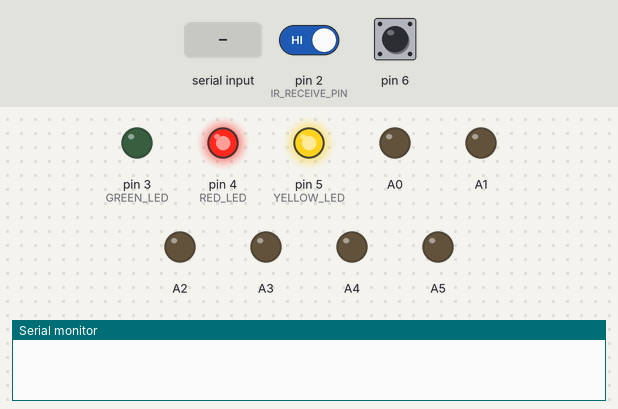
Simulated run of this sketch. Board: Arduino Uno, built with avr-gcc and run on an emulated ATmega328P. On the bench: output pins drawn as LEDs (lit = HIGH), the last lines printed to the serial monitor. The test bench sets the inputs (shaded band); at power-on: pin 6 HIGH, pin 2 (IR_RECEIVE_PIN) HIGH.

Above: at 1.2 s.
1.3 s: "1\n" received over Serial
At 2.1 s:
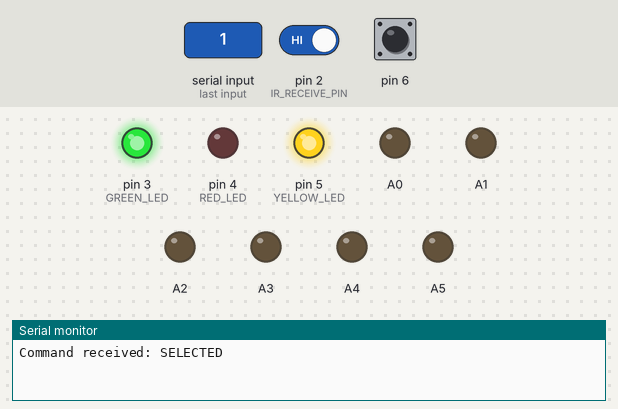
3.8 s: pin 6 pulled LOW for 0.15 s
At 5.1 s:
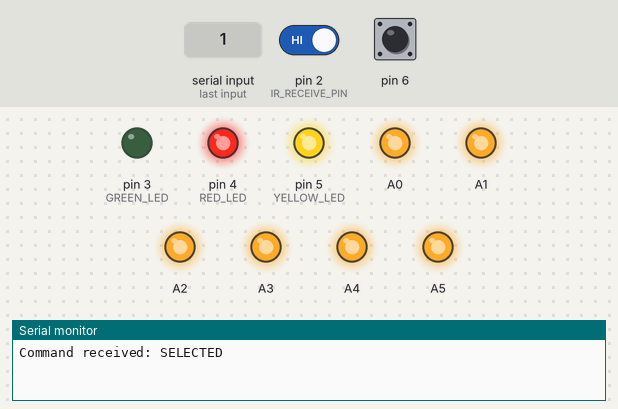
5.4 s: "0\n" received over Serial
At 5.8 s:
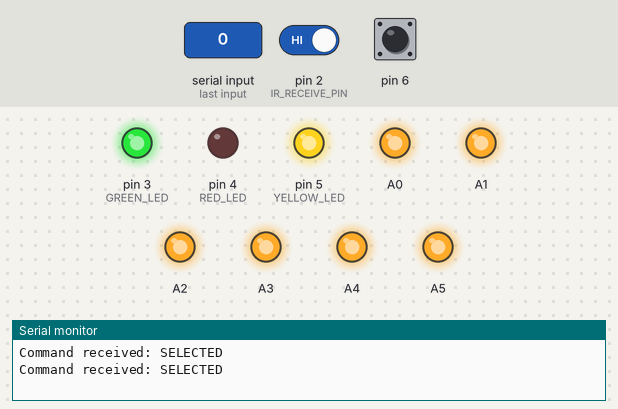
10.2 s: pin 6 pulled LOW for 3.2 s
At 10.6 s:
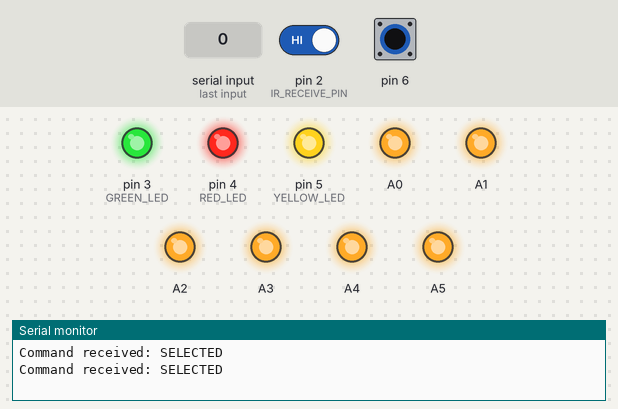
14.9 s: pin 6 pulled LOW for 1 s
At 17.3 s:
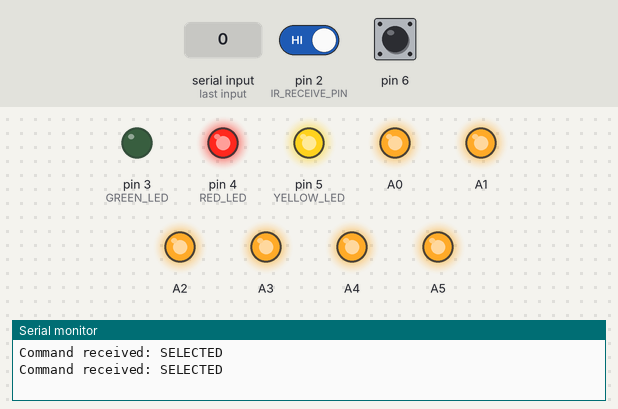
Timing chart, 0 to 18.8 s (numbered marks = the images above; inputs shaded):
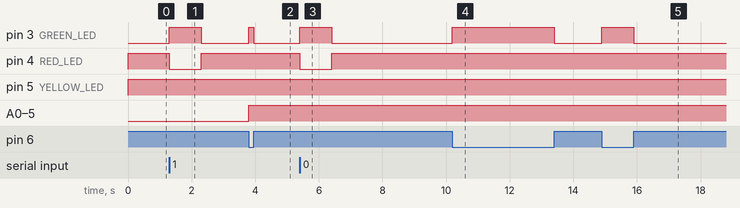

The sketch:

device.ino
```cpp
const int IR_RECEIVE_PIN = 2;
unsigned long detectionStartTime = 0;

void setup() {
  // put your setup code here, to run once:
  Serial.begin(115200);
  pinMode(A0, OUTPUT);

  // IR detector
  pinMode(IR_RECEIVE_PIN, INPUT);

  // LEDs
  pinMode(3, OUTPUT); // GREEN LED
  pinMode(4, OUTPUT); // RED LED
  pinMode(5, OUTPUT); // YELLOW LED

  // switch
  pinMode(6, INPUT_PULLUP);

  // ID input
  pinMode(7, INPUT_PULLUP);
  pinMode(8, INPUT_PULLUP);
  pinMode(9, INPUT_PULLUP);
  pinMode(10, INPUT_PULLUP);
  pinMode(11, INPUT_PULLUP);
  pinMode(12, INPUT_PULLUP);

  // serial timeout stuff (max waiting time)
  #define WAITING_TIMEOUT 1000
  Serial.setTimeout(WAITING_TIMEOUT);

}

uint8_t sAddress = 0x02;
uint8_t sCommand = 0x10;
uint8_t sRepeats = 1;

#define RED 3
#define YELLOW 4
#define GREEN 5
#define LED_NONE -1

void cond_on(const uint8_t target, const uint8_t checked) {
  if (target == checked)
    digitalWrite(checked, LOW);
  else
    digitalWrite(checked, HIGH);
}

void select_led(const uint8_t pin) {
  cond_on(pin, RED);
  cond_on(pin, YELLOW);
  cond_on(pin, GREEN);
}

void based_led(const uint8_t pin, bool cond) {
  if (cond)
    digitalWrite(pin, LOW);
  else
    digitalWrite(pin, HIGH);
}


uint8_t read_id() {
  uint8_t cum = 0;
  #define BIT_READ(pin, pwr) (cum |= !digitalRead(pin) << pwr)
  BIT_READ(12, 0);
  BIT_READ(11, 1);
  BIT_READ(10, 2);
  BIT_READ(9, 3);
  BIT_READ(8, 4);
  BIT_READ(7, 5);

  return cum;

  // 7 8 9 10 11 12
}

bool is_on() {
  return digitalRead(6);
}

void cond_aon(const uint8_t target, const uint8_t checked) {
  if (target == checked)
    analogWrite(checked, 0);
  else
    analogWrite(checked, 255);
}

uint8_t step2pin(int step) {
  switch (step) {
    case 0: return A0;
    case 1: return A1;
    case 2: return A2;
    case 3: return A5;
    case 4: return A4;
    default: return A3;
  }
}


#define NUM_LEDS 6
#define CYCLE_T 800
#define BLINK_N 0  // i turned this off for now
#define BLINK_PERIOD 500
#define STEP_DELAY (CYCLE_T/NUM_LEDS)

void matrix_spinner(bool state) {
  long now = millis() % CYCLE_T;
  int step = now / STEP_DELAY;
  int target = step2pin(step);

  // signal state between spins
  bool should_signal_state = ((millis() + 1234) % BLINK_PERIOD) < BLINK_N;
  if (should_signal_state) {
    if (state) matrix_off(); else matrix_on();
    return;
  }

  cond_aon(target, A0);
  cond_aon(target, A1);
  cond_aon(target, A2);
  cond_aon(target, A3);
  cond_aon(target, A4);
  cond_aon(target, A5);
}


void matrix_off() {
  analogWrite(A0, 255);
  analogWrite(A1, 255);
  analogWrite(A2, 255);
  analogWrite(A3, 255);
  analogWrite(A4, 255);
  analogWrite(A5, 255);
}

void matrix_on() {
  analogWrite(A0, 0);
  analogWrite(A1, 0);
  analogWrite(A2, 0);
  analogWrite(A3, 0);
  analogWrite(A4, 0);
  analogWrite(A5, 0);
}

void matrix_blinker(bool state) {
  long which = millis() % BLINK_PERIOD;
  if (which < BLINK_N) {
    if (state) matrix_off(); else matrix_on();
  } else {
    if (state) matrix_on(); else matrix_off();
  }
}

void cycle_light() {
  #define LED_BLINK_PERIOD 333
  int which = (millis() % (3 * LED_BLINK_PERIOD)) / LED_BLINK_PERIOD;

  switch (which) {
    case 0: select_led(RED); break;
    case 1: select_led(YELLOW); break;
    case 2: select_led(GREEN); break;
  }
}


enum DeviceState {
  STATE_STABLE,
  STATE_DETECTED,
  STATE_CONFIRM,
  STATE_UNKNOWN
};

enum RingState {
  RING_STABLE,
  RING_CONFIRMED
};

#define TIME_WINDOW 1000
#define BREAKOFF 200 // tolerance: max amount of time spent since last detected signal.

DeviceState currentState = STATE_STABLE;
RingState currentRing = RING_STABLE;
static long last_signal_time = 0;
bool was_on = false;
bool signalDetected = false;

DeviceState device_state = STATE_STABLE;

long last_detection = 0;

void loop() {
  // Main code loop
  if (is_on()) {
    if (currentState == STATE_STABLE) {
      int irState = digitalRead(IR_RECEIVE_PIN);

      if (irState == LOW) {
        if (!signalDetected) {
          detectionStartTime = millis();
          signalDetected = true;
        }

        if (millis() - detectionStartTime >= BREAKOFF) {
          signalDetected = false;
          Serial.println("DETECTED\n");
        }
      } else {
        signalDetected = false;
      }

      if (Serial.available() > 0) {
        String command = Serial.readStringUntil('\n');
        command.trim();

        if (command = "SELECTED") {
          Serial.println("Command received: SELECTED");
          currentState = STATE_DETECTED;
          last_signal_time = millis();
        }
      }
    }
    else if (currentState == STATE_DETECTED) {
      if (millis() - last_signal_time >= TIME_WINDOW) {
        currentState = STATE_STABLE;
      }
      else {
        if (Serial.available() > 0) {
          String command = Serial.readStringUntil('\n');
          command.trim();

          if (command = "CONFIRMED") {
            Serial.println("Command received: CONFIRMED");
            currentState = STATE_STABLE;
            if (was_on) {
              matrix_off();
              was_on = !was_on;
            }
            else{
              matrix_on();
              was_on = !was_on;
            }
          }
        }
      }
    }

    switch (currentState) {
      case STATE_STABLE:
        select_led(RED);
        break;

      case STATE_DETECTED :
        select_led(YELLOW);
        break;
    }

  } else {
     // 디바이스가 꺼져 있을 때 모든 LED 끄기
     digitalWrite(3, HIGH); // RED LED 끄기
     digitalWrite(4, HIGH); // YELLOW LED 끄기
     digitalWrite(5, HIGH); // GREEN LED 끄기
     matrix_off();
   }
}
```

Measured:
- after the input at 1.3 s, pin 3 (GREEN_LED): LOW → HIGH at once, → LOW 1.0 s later; pin 4 (RED_LED): HIGH → LOW at once, → HIGH 1.0 s later
- after the input at 3.8 s, pin 3 (GREEN_LED): LOW → HIGH at once, → LOW 0.15 s later; A0–5: LOW → HIGH at once
- after the input at 5.4 s, pin 3 (GREEN_LED): LOW → HIGH at once, → LOW 1.0 s later; pin 4 (RED_LED): HIGH → LOW at once, → HIGH 1.0 s later
- after the input at 10.2 s, pin 3 (GREEN_LED): LOW → HIGH at once, → LOW 3.2 s later
- after the input at 14.9 s, pin 3 (GREEN_LED): LOW → HIGH at once, → LOW 1.0 s later
